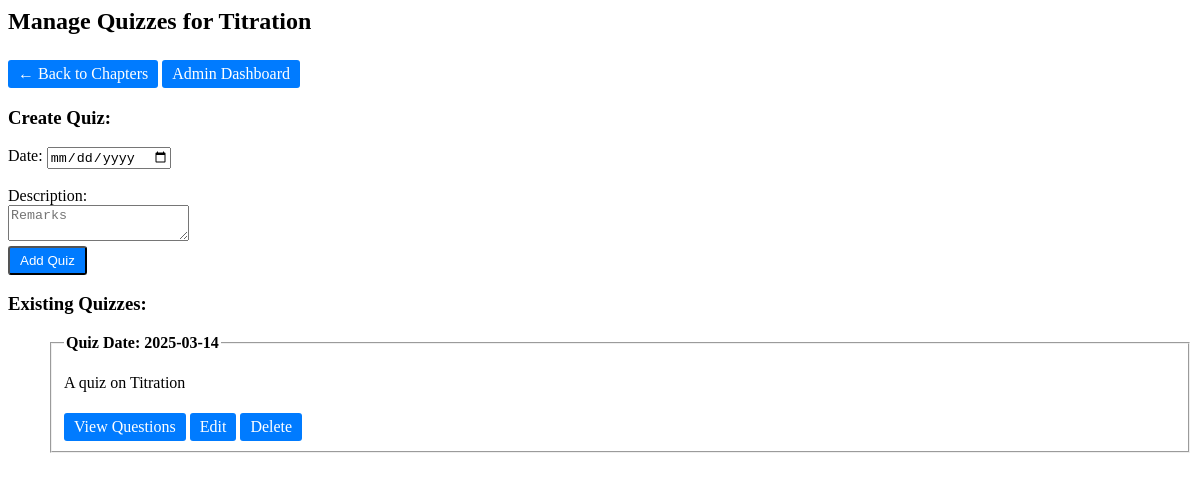
The page /admin/quizzes/3 (signed in) on the database its author committed.
### models/models.py (models this page shows)
class Chapter(db.Model):
    id = db.Column(db.Integer, primary_key=True)
    subject_id = db.Column(db.Integer, db.ForeignKey('subject.id'), nullable=False) # Link to subject
    name = db.Column(db.String(150), nullable=False)
    description = db.Column(db.Text, nullable=True)

class Quiz(db.Model):
    id = db.Column(db.Integer, primary_key=True)
    chapter_id = db.Column(db.Integer, db.ForeignKey('chapter.id'), nullable=False) # Link to Chapter
    date_of_quiz = db.Column(db.DateTime, nullable=False)
    remarks = db.Column(db.String(255), nullable=True)
    chapter = db.relationship('Chapter', backref=db.backref('quizzes', lazy=True))
    questions = db.relationship('Question', backref='quiz', lazy=True)

### app.py (the view, shortened to what this page needs)
@app.route("/admin/quizzes/<int:chapter_id>", methods=["GET", "POST"])
def manage_quizzes(chapter_id):
    if not admin_required():
        return redirect(url_for("login"))
    chapter = Chapter.query.get(chapter_id)
    quizzes = Quiz.query.filter_by(chapter_id=chapter_id).all()
    return render_template("manage_quizzes.html", chapter=chapter, quizzes=quizzes)

### app.py (called while the page is built)
def admin_required():
    return "user_id" in session and session["role"] == "admin"

### templates/manage_quizzes.html (shortened to what this page needs)
<head>
    <link rel="stylesheet" href="{{ url_for('static', filename='styles.css') }}">
</head>
<h2>Manage Quizzes for {{ chapter.name }}</h2>
<a class="button" href="{{ url_for('manage_chapters', subject_id=chapter.subject_id) }}">← Back to Chapters</a>
<a class="button" href="{{ url_for('admin_dashboard') }}">Admin Dashboard</a>
<h3>Create Quiz:</h3>
<form method="POST">
    <label>Date:</label>
    <input type="date" name="date_of_quiz" required><br><br>
    <label>Description:</label><br>
    <textarea name="remarks" placeholder="Remarks"></textarea><br>
    <button class="button" type="submit">Add Quiz</button>
</form>
<h3>Existing Quizzes:</h3>
<ul style="list-style-type: none;">
    {% for quiz in quizzes %}
        <li>
            <fieldset>
            <legend><strong>Quiz Date: {{ quiz.date_of_quiz.strftime('%Y-%m-%d') }}</strong></legend>
            <p>{{ quiz.remarks }}</p>
            <a class="button" href="{{ url_for('manage_questions', quiz_id=quiz.id) }}">View Questions</a>
            <a class="button" href="{{ url_for('edit_quiz', quiz_id=quiz.id) }}">Edit</a>
            <a class="button" href="{{ url_for('delete_quiz', quiz_id=quiz.id) }}" onclick="return confirm('Are you sure?')">Delete</a>
            </fieldset>
        </li><br>
    {% endfor %}
</ul>

### static/styles.css (style rules this page uses)
.button { display: inline-block; margin-top: 5px; padding: 5px 10px; text-decoration: none; background-color: #007bff; color: white; border-radius: 3px; }

### rows shown on the page
Chapter: name "Titration"
Quiz: date_of_quiz "2025-03-14", remarks "A quiz on Titration"
